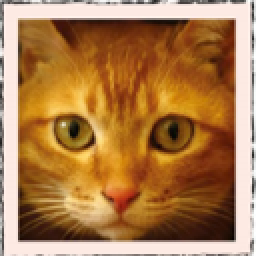
#> input picture MLBE4CE/chapters/14-neuralnetworks/cat128.png, 128 x 128 px, found by its file name (shown 2 times larger)
$ jupyter execute --allow-errors materialANN.ipynb   (shell and % lines are left out)   (older library calls are emulated)
#> lines starting #> are read from the running program, lines starting #| are printed output that depends on the picture
# 14.4 Artifical Neural Network to Detect Cracks

In this example we will apply our single-layer ANN model to detect cracks in images.  Here we are flattening the images so will lose spatial information, might consider a convolution kernel to preserve spatial relationships.

The data are sourced from:

[Adrien Müller, Nikos Karathanasopoulos, Christian C. Roth, Dirk Mohr, Machine Learning Classifiers for Surface Crack Detection in Fracture Experiments, International Journal of Mechanical Sciences, Volume 209, (2021), 106698, ISSN 0020-7403](http://54.243.252.9/ce-5319-webroot/3-Readings/1-s2.0-S002074032100429X-main.pdf)

Workflow:
1. **Destroy existing data (need explained below)**
2. Obtain the original dataset (.zip)
3. Use python libraries to extract the images; they are stored in MatLab.mat file structures.
4. Store imgaes locally into subdirectories for processing
5. Then apply our ANN (homebrew or PyTorch)

:::{note}
In this example, we delete the processed data primarily due to GitHub file size limitations and to demonstrate a clean, reproducible workflow.

In real-world research or applications, you typically do not delete large datasets once downloaded and processed. Instead, you would:

- Archive them to a reliable location

- Use versioning and metadata to track provenance

- Avoid redundant downloads to conserve bandwidth and storage

This cleanup is used here for pedagogical clarity and control, especially in constrained teaching environments.
:::

## Data Cleanup Block

:::{warning}
The code block below will permanently delete all downloaded and generated data, including:

- Extracted .mat files and working directories

- Converted .png image files

- CSV files containing image labels

Only run this cell if:

    You want to start fresh

    You have already backed up your work (if needed)

    You're confident all required artifacts can be re-downloaded and regenerated

This is a reasonable practice to demonstrate reproducibility and manage disk space — but treat it with care!
:::

[cell 1]
import shutil
import os

# Define directories to delete
dirs_to_remove = [
    "extracted_dataset",  # Contains mmc1 and .mat files
    "images",             # Contains all converted PNGs
    "labels"              # CSV files mapping filenames to labels
]

for target_dir in dirs_to_remove:
    if os.path.exists(target_dir):
        print(f"Deleting: {target_dir}")
        shutil.rmtree(target_dir)
    else:
        print(f"Directory not found (already deleted?): {target_dir}")

print("Cleanup complete.")

[cell 2]
import os
import zipfile
import requests
from scipy.io import loadmat
import numpy as np
import matplotlib.pyplot as plt

url = "https://ars.els-cdn.com/content/image/1-s2.0-S002074032100429X-mmc1.zip"

# Step 1: Download the ZIP archive
def download_file(url, output_path):
    if not os.path.exists(output_path):
        print(f"Downloading {url}...")
        response = requests.get(url)
        response.raise_for_status()
        with open(output_path, "wb") as f:
            f.write(response.content)
        print(f"Saved to {output_path}")
    else:
        print(f"File already exists: {output_path}")

[cell 3]
# Workflow paths
url = "https://ars.els-cdn.com/content/image/1-s2.0-S002074032100429X-mmc1.zip"
zip_file = "dataset.zip"
extract_dir = "extracted_dataset"
png_output_dir = "images"

[cell 4]
# Execute workflow
download_file(url, zip_file)
#> (the call stopped at in download_file, `response = requests.get(url)`: the network is not available in this run)

[cell 5]
# Step 2: Extract ZIP archive
def extract_zip(zip_path, extract_to):
    print(f"Extracting {zip_path}...")
    with zipfile.ZipFile(zip_path, 'r') as zip_ref:
        zip_ref.extractall(extract_to)
    print(f"Extracted to {extract_to}")

#> (a cell that did not finish here is left out)

[cell 7]
def convert_mat_to_pngs(mat_dir, output_dir):
    os.makedirs(output_dir, exist_ok=True)
    for filename in os.listdir(mat_dir):
        if filename.endswith(".mat"):
            full_path = os.path.join(mat_dir, filename)
            print(f"Processing {filename}...")
            mat_data = loadmat(full_path)

            # Try to guess the structure
            for key in mat_data:
                if not key.startswith("__"):
                    images = mat_data[key]

                    # Check dimensions
                    if images.ndim == 3:
                        for i in range(images.shape[2]):
                            img = images[:, :, i]
                            img = np.squeeze(img)
                            output_filename = f"{os.path.splitext(filename)[0]}_{i:03d}.png"
                            plt.imsave(os.path.join(output_dir, output_filename), img, cmap='gray')
                    elif images.ndim == 4:
                        for i in range(images.shape[3]):
                            img = images[:, :, :, i]
                            output_filename = f"{os.path.splitext(filename)[0]}_{i:03d}.png"
                            plt.imsave(os.path.join(output_dir, output_filename), img)
                    else:
                        print(f"Skipping unexpected shape: {images.shape}")
                    break  # process only first candidate
    print("Done.")

#> (a cell that did not finish here is left out)

This block moves files into subdirectories

[cell 9]
import os
import shutil

# Base source directory
source_dir = "./images"

# --- ASB ---
asb_target_dir = os.path.join(source_dir, "ASB")
os.makedirs(asb_target_dir, exist_ok=True)

for filename in os.listdir(source_dir):
    if filename.startswith("ASB_Test"):
        src_path = os.path.join(source_dir, filename)
        dst_path = os.path.join(asb_target_dir, filename)
        if os.path.exists(src_path):  # only move if it still exists
            shutil.move(src_path, dst_path)

# --- NT ---
nt_target_dir = os.path.join(source_dir, "NT")
os.makedirs(nt_target_dir, exist_ok=True)

for filename in os.listdir(source_dir):
    if filename.startswith("NT_Test"):
        src_path = os.path.join(source_dir, filename)
        dst_path = os.path.join(nt_target_dir, filename)
        if os.path.exists(src_path):
            shutil.move(src_path, dst_path)

# --- UT ---
ut_target_dir = os.path.join(source_dir, "UT")
os.makedirs(ut_target_dir, exist_ok=True)

for filename in os.listdir(source_dir):
    if filename.startswith("UT_Test"):
        src_path = os.path.join(source_dir, filename)
        dst_path = os.path.join(ut_target_dir, filename)
        if os.path.exists(src_path):
            shutil.move(src_path, dst_path)

[cell 10]
import os
import pandas as pd
from scipy.io import loadmat

# --- ASB ---
prefix = "ASB"
mat_path = f"extracted_dataset/mmc1/{prefix}_TestSet_Features.mat"
output_csv = f"labels/{prefix}_labels.csv"

#> (the rest of this cell did not finish here and is left out)

[cell 11]
shutil.move("./labels/ASB_labels.csv", "./images/ASB/")
shutil.move("./labels/NT_labels.csv", "./images/NT/")
shutil.move("./labels/UT_labels.csv", "./images/UT/");

## The homebrew ANN

[cell 12]
import imageio.v3 as imageio  # newer imageio uses imageio.v3
import matplotlib.pyplot as plt
import numpy as np

# Read as float grayscale image
#> (the rest of this cell did not finish here and is left out)

[cell 13]
import numpy              # useful numerical routines
import scipy.special      # special functions library
import scipy.misc         # image processing code
#import imageio           # deprecated as typical
import imageio.v2 as imageio
import matplotlib.pyplot  # import plotting routines

**The file pathnames are unique to my computer** and are shown here so the notebook renders and typesets correctly.

[cell 14]
# now we have to flatten each image, put into a csv file, and add the truth table
# myann expects
# truth, image ....
#howmanyimages = 881
import csv
howmanyimages = 24 # a small subset for demonstration
#> howmanyimages = 24
testimage = numpy.array([i for i in range(howmanyimages)])
#> testimage = 24 values from 0 to 23
split = 0.2 # fraction to hold out for testing
numwritten = 0
# training file
outputfile1 = "ut-881-train.csv" #local to this directory
outfile1 = open(outputfile1,'w')  # open the file in the write mode
writer1 = csv.writer(outfile1) # create the csv writer
# testing file
outputfile2 = "ut-881-test.csv" #local to this directory
outfile2 = open(outputfile2,'w')  # open the file in the write mode
writer2 = csv.writer(outfile2) # create the csv writer
# process truth table (absolute pathname)
#> (the rest of this cell did not finish here and is left out)

[cell 15]
class neuralNetwork:  # Class Definitions

    # initialize the neural network
    def __init__(self, inputnodes, hiddennodes, outputnodes, learningrate):
        # set number of nodes in input, hidden, and output layer
        self.inodes = inputnodes
        self.hnodes = hiddennodes
        self.onodes = outputnodes

        # learning rate
        self.lr = learningrate

        # initalize weight matrices
        #
        # link weight matrices, wih (input to hidden) and
        #                       who (hidden to output)
        # weights inside the arrays are w_i_j where link is from node i
        # to node j in next layer
        #
        # w11 w21
        # w12 w22 etc.

        self.wih = (numpy.random.rand(self.hnodes, self.inodes) - 0.5)
        self.who = (numpy.random.rand(self.onodes, self.hnodes) - 0.5)

        # activation function
        self.activation_function = lambda x:scipy.special.expit(x)
        pass

    # train the neural network
    def train(self, inputs_list, targets_list):
        # convert input list into 2D array
        inputs = numpy.array(inputs_list, ndmin=2).T

        # convert target list into 2D array
        targets = numpy.array(targets_list, ndmin=2).T

        # calculate signals into hidden layer
        hidden_inputs = numpy.dot(self.wih, inputs)

        # calculate signals from hidden layer
        hidden_outputs = self.activation_function(hidden_inputs)

        # calculate signals into output layer
        final_inputs = numpy.dot(self.who, hidden_outputs)

        # calculate signals from output layer
        final_outputs = self.activation_function(final_inputs)

        # calculate output errors (target - model)
        output_errors = targets - final_outputs

        # calculate hidden layer errors (split by weigths recombined in hidden layer)
        hidden_errors = numpy.dot(self.who.T, output_errors)

        # update the weights for the links from hidden to output layer
        self.who += self.lr * numpy.dot((output_errors * final_outputs * (1.0 - final_outputs)), numpy.transpose(hidden_outputs))

        # update the weights for the links from input to hidden layer
        self.wih += self.lr * numpy.dot((hidden_errors * hidden_outputs * (1.0 - hidden_outputs)), numpy.transpose(inputs))

        pass

    # query the neural network
    def query(self, inputs_list):
        # convert input list into 2D array
        inputs = numpy.array(inputs_list, ndmin=2).T

        # calculate signals into hidden layer
        hidden_inputs = numpy.dot(self.wih, inputs)

        # calculate signals from hidden layer
        hidden_outputs = self.activation_function(hidden_inputs)

        # calculate signals into output layer
        final_inputs = numpy.dot(self.who, hidden_outputs)

        # calculate signals from output layer
        final_outputs = self.activation_function(final_inputs)

        return final_outputs

        pass
print("neuralNetwork Class Loads OK")

[cell 16]
# Test case 1 p130 MYONN
# number of input, hidden, and output nodes
input_nodes  = 16384    # 28X28 Pixel Image
hidden_nodes = 1638    # Should be smaller than input count (or kind of useless)
output_nodes =  2    # Classifications
learning_rate = 0.1   # set learning rate
n = neuralNetwork(input_nodes,hidden_nodes,output_nodes,learning_rate) # create an instance
print("Instance n Created")

[cell 17]
# load a training file
# replace code here with a URL get
## training_data_file = open("mnist_train_100.csv",'r') #connect the file#
training_data_file = open("ut-881-train.csv",'r') #connect the file#
training_data_list = training_data_file.readlines() #read entire contents of file into object: data_list#
training_data_file.close() #disconnect the file#
# print(len(training_data_list))   ## activate for debugging otherwise leave disabled
# train the neural network
howManyTrainingTimes = 0
howManyEpisodes = 1
for times in range(howManyEpisodes):  # added outer loop for repeat training same data set
    howManyTrainingRecords = 0
    for record in training_data_list:
    # split the values on the commas
        all_values = record.split(',') # split datalist on commas - all records.  Is thing going to work? #
        inputs = (numpy.asarray(all_values[1:], dtype=float) / 255.0 * 0.99) + 0.01
#        inputs = (numpy.asarray(all_values[1:])/255.0 * 0.99) + 0.01
#        inputs = (numpy.asfarray(all_values[1:])/255.0 * 0.99) + 0.01
    # print(inputs)          ## activate for debugging otherwise leave disabled
    # create target output values -- all 0.01 except for the label of 0.99
        targets = numpy.zeros(output_nodes) + 0.01
    # all_values[0] is the target for this record
    #  print(int(numpy.asfarray(all_values[0])))
        #targets[int(numpy.asarray(all_values[0]))] = 0.99
        targets[int(float(all_values[0]))] = 0.99
#        print(targets)
    # targets = numpy.asfarray(all_values[0])
        n.train(inputs, targets)
        howManyTrainingRecords += 1
        pass
    howManyTrainingTimes += 1
    learning_rate *= 0.9
    pass
print ("training records processed   = ",howManyTrainingRecords)
print ("training episodes            = ",howManyTrainingTimes)
# load a production file
test_data_file = open("ut-881-test.csv",'r') #connect the file#
#test_data_file = open("mnist_test.csv",'r') #connect the file#
test_data_list = test_data_file.readlines() #read entire contents of file into object: data_list#
test_data_file.close() #disconnect the file#

[cell 18]
# test the neural network
scorecard = [] # empty array for keeping score

# run through the records in test_data_list
howManyTestRecords = 0
for record in test_data_list:
    # split the values on the commas
    all_values = record.split(',') # split datalist on commas - all records #
#    correct_label = int(all_values[0]) # correct answer is first element of all_values
#    correct_label = int(numpy.asarray(all_values[0])) # correct answer is first element of all_values
    correct_label = int(float(all_values[0]))  # converts '1.0' → 1.0 → 1
    # scale and shift the inputs
    inputs = (numpy.asarray(all_values[1:], dtype=float)/255.0 * 0.99) + 0.01
    # query the neural network
    outputs = n.query(inputs)
    predict_label = numpy.argmax(outputs)
    print("predict =",predict_label,correct_label,"= correct") # activate for small test sets only!
    if (predict_label == correct_label):
        scorecard.append(1)
    else:
        scorecard.append(0)
        pass
    howManyTestRecords += 1
    pass
print ("production records processed =", howManyTestRecords)
## print scorecard   # activate for small test sets only!
# calculate performance score, fraction of correct answers
scorecard_array = numpy.asarray(scorecard,dtype=int)
print ("performance = ",scorecard_array.sum()/scorecard_array.size)

[cell 19]
# lets try one of my own pictures
# first read and render
#img_array = scipy.misc.imread("cat128.png", flatten = True) Fuckers deprecated this utility!
img_array = imageio.imread("/home/sensei/ce-5319-webroot/MLBE4CE/chapters/14-neuralnetworks/cat128.png", mode='F')
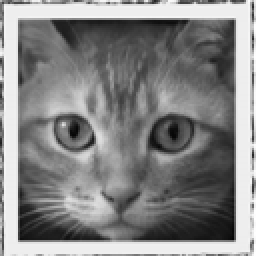
#> img_array: shape (128, 128) float32 (shown 2 times larger); min 3.28, max 255, mean 132.7
img_data = 255.0 - img_array.reshape(16384)
#> img_data = 16384 values, max 251.7 at index 15348, min 0 at index 14079, mean 122.3
img_data = ((img_data/255.0)*0.99) + 0.01
#> img_data = 16384 values, max 0.987 at index 15348, min 0.01 at index 14079, mean 0.485
matplotlib.pyplot.imshow(numpy.asarray(img_data,dtype=float).reshape((128,128)),cmap = 'Greys') # construct a graphic object #
matplotlib.pyplot.show() # show the graphic object to a window #
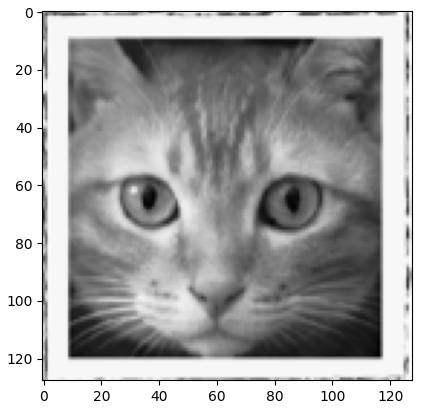
#> figure drawn by matplotlib, 1 panel
matplotlib.pyplot.close('all')

mynumber = n.query(img_data)
#> in query, `inputs = numpy.array(inputs_list, ndmin=2).T`: inputs has the same summary as img_data outside query
#> in query, `hidden_inputs = numpy.dot(self.wih, inputs)`: hidden_inputs = 1638 values, max 64.4 at index 1182, min -84.43 at index 1473, mean -0.265
#> in query, `hidden_inputs = numpy.dot(self.wih, inputs)`:
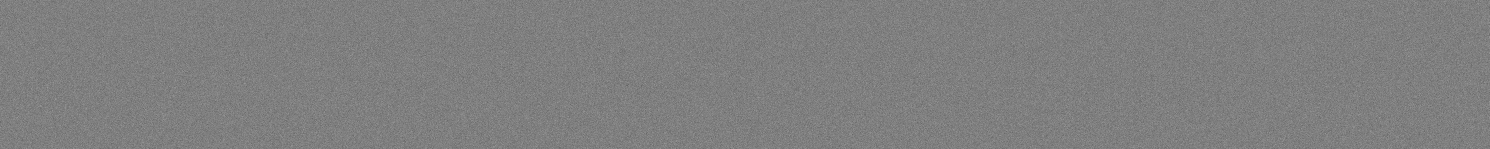
#> self.wih: shape (1638, 16384) float64 (shown at 1/11 size); min -0.5, max 0.5, mean -5.66e-05; drawn with min black and max white
#> in query, `hidden_outputs = self.activation_function(hidden_inputs)`: hidden_outputs = 1638 values, max 1 at index 31, min 2.14e-37 at index 1473, mean 0.489
#> in query, `final_inputs = numpy.dot(self.who, hidden_outputs)`: final_inputs = [-13.12, -4.79]
#> in query, `final_outputs = self.activation_function(final_inputs)`: final_outputs = [2e-06, 0.00821]
#> mynumber = [2e-06, 0.00821]
mylabel = numpy.argmax(mynumber)
#> mylabel = 1

m0=img_data.mean()  # gather some statistics
#> m0 = 0.485
v0=img_data.var()
#> v0 = 0.066

if mylabel == 0:
    msg = "No Cracks Detected"
elif mylabel == 1:
    msg = "Cracks Detected"
print ("Cat Image ", msg)

[cell 20]
# lets try one of my own pictures
# first read and render
#img_array = scipy.misc.imread("cat128.png", flatten = True) Fuckers deprecated this utility!
img_array = imageio.imread("/home/sensei/ce-5319-webroot/MLBE4CE/chapters/14-neuralnetworks/waterfall128.png", mode='F')
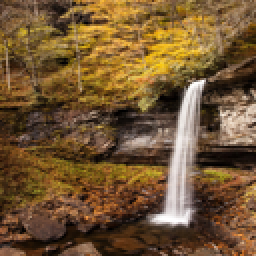
#> input picture MLBE4CE/chapters/14-neuralnetworks/waterfall128.png, 128 x 128 px, found by its file name (shown 2 times larger)
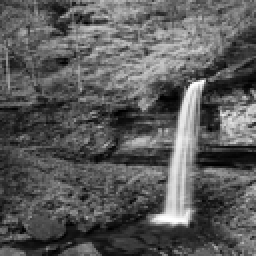
#> img_array: shape (128, 128) float32 (shown 2 times larger); min 0, max 255, mean 91
img_data = 255.0 - img_array.reshape(16384)
#> img_data = 16384 values, max 255 at index 5245, min 0 at index 5221, mean 164
img_data = ((img_data/255.0)*0.99) + 0.01
#> img_data = 16384 values, max 1 at index 5245, min 0.01 at index 5221, mean 0.647
matplotlib.pyplot.imshow(numpy.asarray(img_data,dtype=float).reshape((128,128)),cmap = 'Greys') # construct a graphic object #
matplotlib.pyplot.show() # show the graphic object to a window #
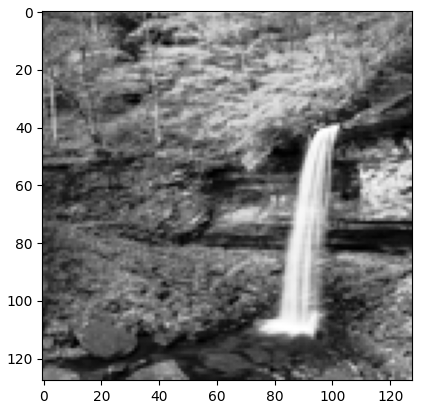
#> figure drawn by matplotlib, 1 panel
matplotlib.pyplot.close('all')

mynumber = n.query(img_data)
#> mynumber = [0.00136, 0.000233]
mylabel = numpy.argmax(mynumber)
#> mylabel = 0

m0=img_data.mean()  # gather some statistics
#> m0 = 0.647
v0=img_data.var()
#> v0 = 0.0352

if mylabel == 0:
    msg = "No Cracks Detected"
elif mylabel == 1:
    msg = "Cracks Detected"
print ("Waterfall Image ", msg)

[cell 21]
# lets try one of my own pictures
# first read and render
#img_array = scipy.misc.imread("cat128.png", flatten = True) Fuckers deprecated this utility!
img_array = imageio.imread("/home/sensei/ce-5319-webroot/MLBE4CE/chapters/14-neuralnetworks/concrete-cracks.png", mode='F')
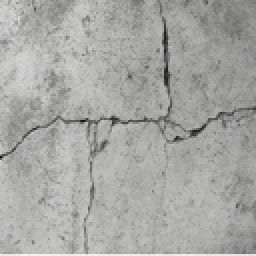
#> input picture MLBE4CE/chapters/14-neuralnetworks/concrete-cracks.png, 128 x 128 px, found by its file name (shown 2 times larger)
#> img_array: shape (128, 128) float32; min 2.77, max 243, mean 166.7
img_data = 255.0 - img_array.reshape(16384)
#> img_data = 16384 values, max 252.2 at index 9984, min 12 at index 16268, mean 88.31
img_data = ((img_data/255.0)*0.99) + 0.01
#> img_data = 16384 values, max 0.989 at index 9984, min 0.0566 at index 16268, mean 0.353
matplotlib.pyplot.imshow(numpy.asarray(img_data,dtype=float).reshape((128,128)),cmap = 'Greys') # construct a graphic object #
matplotlib.pyplot.show() # show the graphic object to a window #
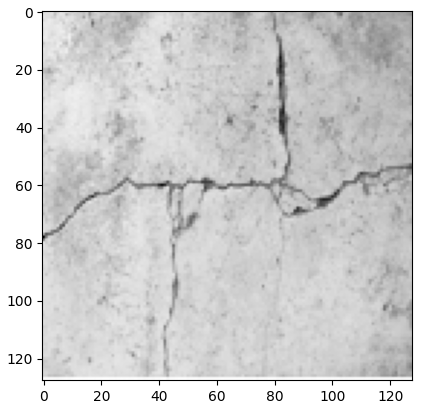
#> figure drawn by matplotlib, 1 panel
matplotlib.pyplot.close('all')

mynumber = n.query(img_data)
#> mynumber = [3.28e-05, 9.71e-05]
mylabel = numpy.argmax(mynumber)
#> mylabel = 1

m0=img_data.mean()  # gather some statistics
#> m0 = 0.353
v0=img_data.var()
#> v0 = 0.00701

if mylabel == 0:
    msg = "No Cracks Detected"
elif mylabel == 1:
    msg = "Cracks Detected"
print ("Cracked Concrete ", msg)
